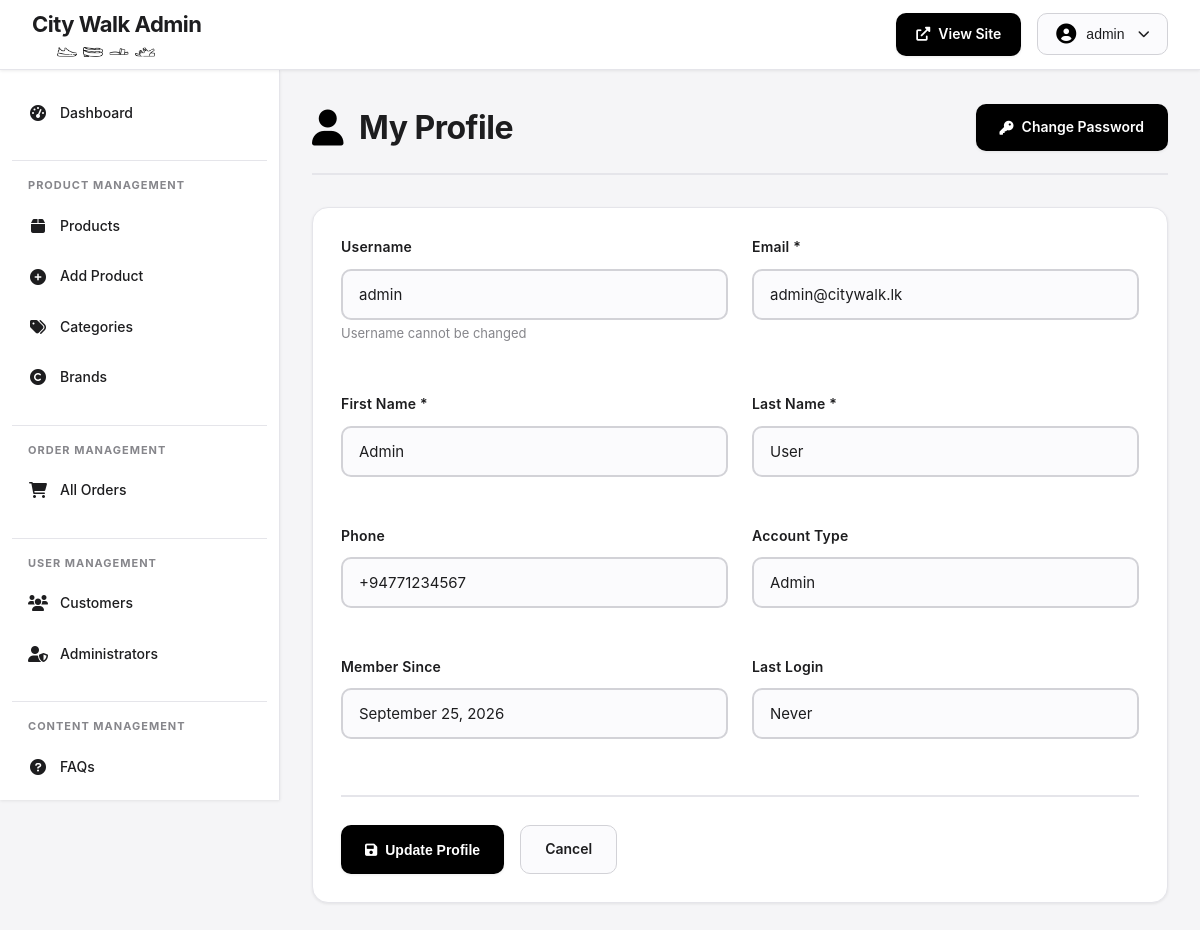
Screenshot of /admin/profile.php (signed in) with the database file from the repository.
### tables this page shows
CREATE TABLE users (
    user_id INT PRIMARY KEY AUTO_INCREMENT,
    username VARCHAR(50) UNIQUE NOT NULL,
    email VARCHAR(100) UNIQUE NOT NULL,
    password_hash VARCHAR(255) NOT NULL,
    first_name VARCHAR(50) NOT NULL,
    last_name VARCHAR(50) NOT NULL,
    phone VARCHAR(20),
    address TEXT,
    city VARCHAR(50),
    postal_code VARCHAR(10),
    user_type ENUM('customer', 'admin') DEFAULT 'customer',
    status ENUM('active', 'inactive', 'suspended') DEFAULT 'active',
    created_at TIMESTAMP DEFAULT CURRENT_TIMESTAMP,
    updated_at TIMESTAMP DEFAULT CURRENT_TIMESTAMP ON UPDATE CURRENT_TIMESTAMP,
    last_login TIMESTAMP NULL,
    INDEX idx_email (email),
    INDEX idx_username (username),
    INDEX idx_user_type (user_type)
);

### admin/profile.php (the view, shortened to what this page needs)
<?php
$db = getDB();
$userId = $_SESSION['user_id'];
$stmt = $db->prepare("SELECT * FROM users WHERE user_id = ?");
$stmt->execute([$userId]);
$user = $stmt->fetch();
?>
<!DOCTYPE html>
<html lang="en">
<head>
    <link rel="stylesheet" href="../css/admin-styles.css">
    <link rel="stylesheet" href="https://cdnjs.cloudflare.com/ajax/libs/font-awesome/6.0.0/css/all.min.css">
</head>
<body>
    <?php include 'includes/header.php'; ?>
    <?php include 'includes/sidebar.php'; ?>
    <main class="admin-main">
        <div class="admin-container">
            <div class="page-header">
                <h1><i class="fas fa-user"></i> My Profile</h1>
                <a href="change-password.php" class="btn-primary-small">
                    <i class="fas fa-key"></i> Change Password
                </a>
            </div>
            <div class="admin-card">
                <form method="POST" class="admin-form">
                    <div class="form-row">
                        <div class="form-group">
                            <label>Username</label>
                            <input type="text" value="<?php echo htmlspecialchars($user['username']); ?>" disabled>
                            <small style="color: #86868b; font-size: 13px;">Username cannot be changed</small>
                        </div>
                        <div class="form-group">
                            <label>Email *</label>
                            <input type="email" name="email" value="<?php echo htmlspecialchars($user['email']); ?>" required>
                        </div>
                    </div>
                    <div class="form-row">
                        <div class="form-group">
                            <label>First Name *</label>
                            <input type="text" name="first_name" value="<?php echo htmlspecialchars($user['first_name']); ?>" required>
                        </div>
                        <div class="form-group">
                            <label>Last Name *</label>
                            <input type="text" name="last_name" value="<?php echo htmlspecialchars($user['last_name']); ?>" required>
                        </div>
                    </div>
                    <div class="form-row">
                        <div class="form-group">
                            <label>Phone</label>
                            <input type="text" name="phone" value="<?php echo htmlspecialchars($user['phone'] ?? ''); ?>" placeholder="+94771234567">
                        </div>
                        <div class="form-group">
                            <label>Account Type</label>
                            <input type="text" value="<?php echo ucfirst($user['user_type']); ?>" disabled>
                        </div>
                    </div>
                    <div class="form-row">
                        <div class="form-group">
                            <label>Member Since</label>
                            <input type="text" value="<?php echo date('F d, Y', strtotime($user['created_at'])); ?>" disabled>
                        </div>
                        <div class="form-group">
                            <label>Last Login</label>
                            <input type="text" value="<?php echo $user['last_login'] ? date('F d, Y H:i', strtotime($user['last_login'])) : 'Never'; ?>" disabled>
                        </div>
                    </div>
                    <div class="form-actions">
                        <button type="submit" class="btn-primary-small">
                            <i class="fas fa-save"></i> Update Profile
                        </button>
                        <a href="index.php" class="btn-secondary">Cancel</a>
                    </div>
                </form>
            </div>
        </div>
    </main>
</body>
</html>

### css/admin-styles.css (style rules this page uses)
* { margin: 0; padding: 0; box-sizing: border-box; }
:root { --primary-color: #1d1d1f; --primary-light: #2d2d2f; --accent-color: #000000; --accent-hover: #a50000; --bg-primary: #ffffff; --bg-secondary: #f5f5f7; --bg-tertiary: #fbfbfd; --text-primary: #1d1d1f; --text-secondary: #86868b; --text-tertiary: #6e6e73; --border-light: #d2d2d7; --border-lighter: #e5e5ea; --border-dark: #86868b; --success: #34C759; --warning: #FF9500; --error: #FF3B30; --info: #007AFF; --shadow-sm: 0 1px 3px rgba(0, 0, 0, 0.08); --shadow-md: 0 4px 6px rgba(0, 0, 0, 0.1); --shadow-lg: 0 10px 15px rgba(0, 0, 0, 0.1); --shadow-xl: 0 20px 25px rgba(0, 0, 0, 0.15); --transition-fast: 0.15s ease; --transition-normal: 0.3s ease; --transition-slow: 0.5s ease; }
body { font-family: -apple-system, BlinkMacSystemFont, 'Poppins', 'Segoe UI', Roboto, Oxygen, Ubuntu, Cantarell, sans-serif; background: var(--bg-secondary); color: var(--text-primary); line-height: 1.6; overflow-x: hidden; }
.admin-main { margin-left: 280px; margin-top: 70px; min-height: calc(100vh - 70px); padding: 32px; }
.admin-container { max-width: 1400px; margin: 0 auto; }
.page-header { display: flex; justify-content: space-between; align-items: center; margin-bottom: 32px; padding-bottom: 20px; border-bottom: 2px solid var(--border-lighter); }
.page-header h1 { font-size: 32px; font-weight: 700; color: var(--text-primary); display: flex; align-items: center; gap: 16px; letter-spacing: -0.5px; }
.page-header h1 i { color: var(--accent-color); font-size: 36px; }
.admin-card { background: var(--bg-primary); border-radius: 16px; box-shadow: var(--shadow-sm); padding: 28px; margin-bottom: 28px; border: 1px solid var(--border-lighter); transition: var(--transition-normal); }
.btn-primary-small { display: inline-flex; align-items: center; gap: 8px; padding: 12px 24px; background: var(--accent-color); color: #fff; text-decoration: none; border: none; border-radius: 10px; font-size: 14px; font-weight: 600; cursor: pointer; transition: var(--transition-normal); box-shadow: var(--shadow-sm); }
.btn-secondary { display: inline-flex; align-items: center; gap: 8px; padding: 12px 24px; background: var(--bg-tertiary); color: var(--text-primary); text-decoration: none; border: 1px solid var(--border-light); border-radius: 10px; font-size: 14px; font-weight: 600; cursor: pointer; transition: var(--transition-normal); }
.admin-form { max-width: 900px; }
.form-row { display: grid; grid-template-columns: repeat(auto-fit, minmax(280px, 1fr)); gap: 24px; margin-bottom: 24px; }
.form-group { margin-bottom: 24px; }
.form-group label { display: block; margin-bottom: 10px; font-size: 14px; font-weight: 600; color: var(--text-primary); letter-spacing: 0.2px; }
.form-group input[type="text"], .form-group input[type="number"], .form-group input[type="email"], .form-group select, .form-group textarea { width: 100%; padding: 14px 16px; border: 2px solid var(--border-light); border-radius: 10px; font-size: 15px; font-family: inherit; color: var(--text-primary); background: var(--bg-tertiary); transition: var(--transition-normal); }
.form-actions { display: flex; gap: 16px; margin-top: 32px; padding-top: 28px; border-top: 2px solid var(--border-lighter); }
.admin-card, .stat-card, .alert { animation: fadeIn 0.5s ease; }
html { scroll-behavior: smooth; }

### rows the page displays
users: username "admin", email "admin@citywalk.lk", first_name "Admin", last_name "User", phone "+94771234567", user_type "Admin", created_at "September 25, 2026", last_login "Never"

### other values shown
$_SESSION['username'] "admin"
